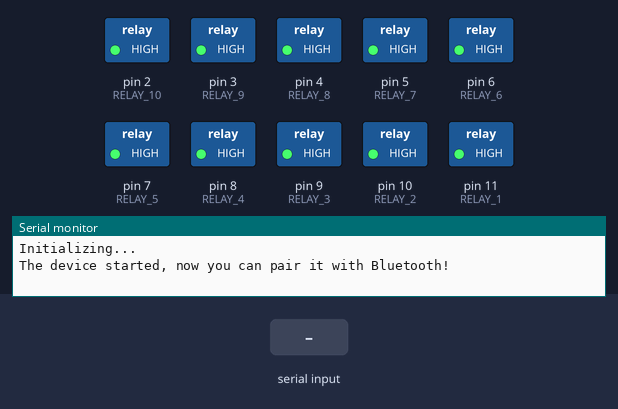
Bench run of a sketch on a simulated Arduino Uno, built with avr-gcc and run on an emulated ATmega328P. Shown: switched loads named in the sketch (green lamp = pin HIGH), the last lines printed to the serial monitor. The test bench sets the inputs (shaded band).

Above: at 1.2 s.
1.3 s: "A\n" received over the second serial link
At 2.2 s:
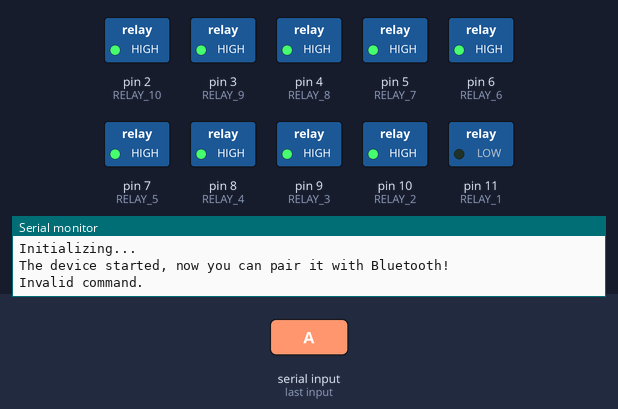
2.8 s: "B\n" received over the second serial link
At 3.4 s:
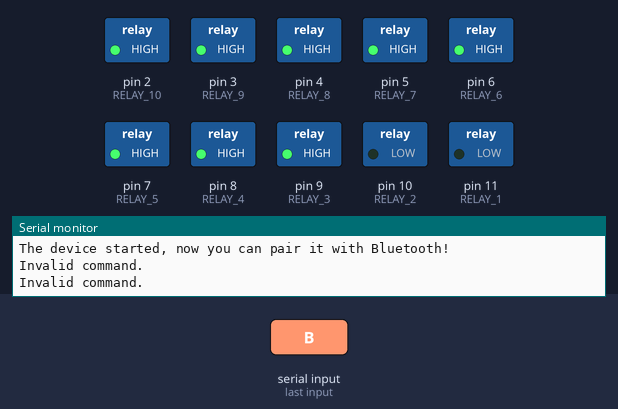
4.3 s: "a\n" received over the second serial link
At 5.5 s:
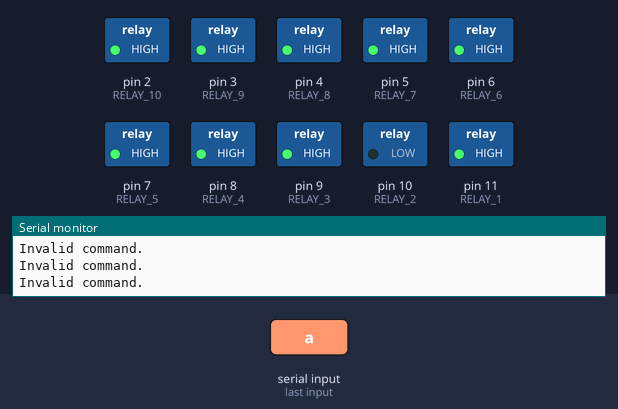
5.8 s: "C\n" received over the second serial link
At 6.8 s:
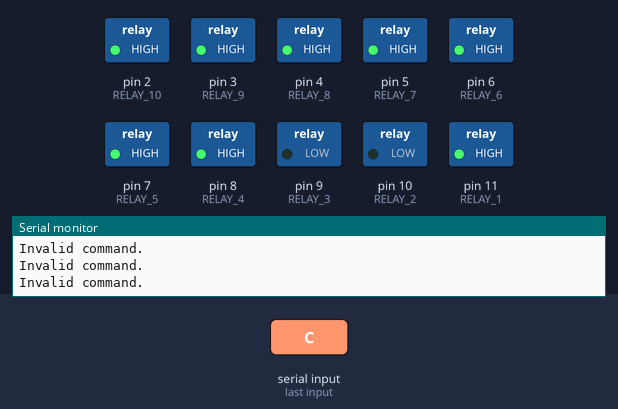
7.3 s: "b\n" received over the second serial link
At 8.0 s:
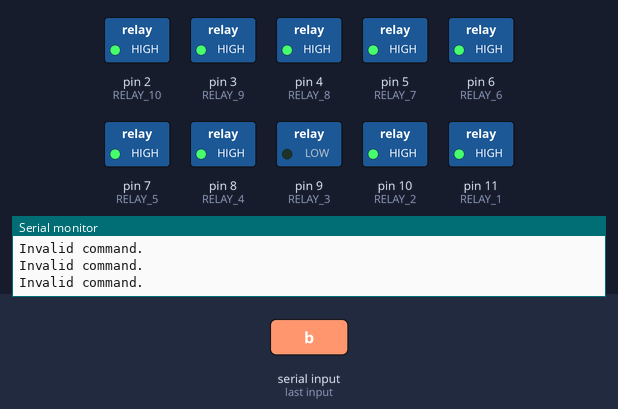
8.8 s: "D\n" received over the second serial link
At 9.1 s:
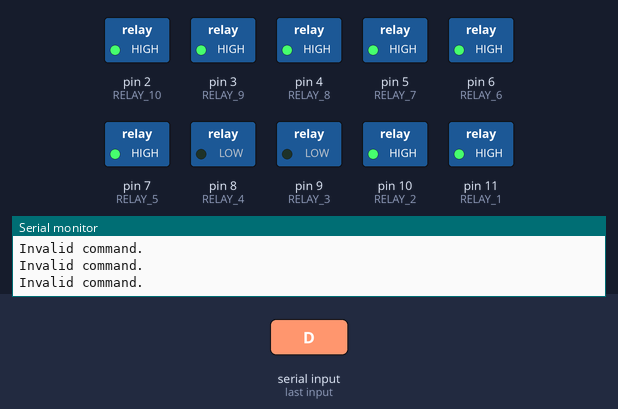
Timing chart, 0 to 11.3 s (numbered marks = the images above; inputs shaded):
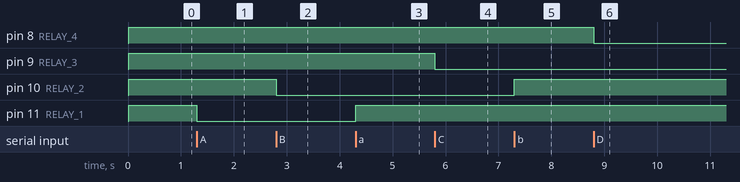

Measured:
- after the input at 1.3 s, pin 11 (RELAY_1): HIGH → LOW at once
- after the input at 2.8 s, pin 10 (RELAY_2): HIGH → LOW at once
- after the input at 4.3 s, pin 11 (RELAY_1): LOW → HIGH at once
- after the input at 5.8 s, pin 9 (RELAY_3): HIGH → LOW at once
- after the input at 7.3 s, pin 10 (RELAY_2): LOW → HIGH at once
- after the input at 8.8 s, pin 8 (RELAY_4): HIGH → LOW at once

The sketch:

Bluetooth_10_Relay_Control.ino
```cpp
#include <SoftwareSerial.h>

#define RELAY_1 11
#define RELAY_2 10
#define RELAY_3 9
#define RELAY_4 8
#define RELAY_5 7
#define RELAY_6 6
#define RELAY_7 5
#define RELAY_8 4
#define RELAY_9 3
#define RELAY_10 2

SoftwareSerial mySerial(12, 13);

void setup() {
  Serial.begin(9600);
  mySerial.begin(9600);
  Serial.println("Initializing...");
  Serial.println("The device started, now you can pair it with Bluetooth!");

  pinMode(RELAY_1, OUTPUT);
  pinMode(RELAY_2, OUTPUT);
  pinMode(RELAY_3, OUTPUT);
  pinMode(RELAY_4, OUTPUT);
  pinMode(RELAY_5, OUTPUT);
  pinMode(RELAY_6, OUTPUT);
  pinMode(RELAY_7, OUTPUT);
  pinMode(RELAY_8, OUTPUT);
  pinMode(RELAY_9, OUTPUT);
  pinMode(RELAY_10, OUTPUT);

  digitalWrite(RELAY_1, HIGH);
  digitalWrite(RELAY_2, HIGH);
  digitalWrite(RELAY_3, HIGH);
  digitalWrite(RELAY_4, HIGH);
  digitalWrite(RELAY_5, HIGH);
  digitalWrite(RELAY_6, HIGH);
  digitalWrite(RELAY_7, HIGH);
  digitalWrite(RELAY_8, HIGH);
  digitalWrite(RELAY_9, HIGH);
  digitalWrite(RELAY_10, HIGH);
}

void loop() {
  if (mySerial.available()) {
    String command = mySerial.readStringUntil('\n');
    command.trim();


    if (command.equals("A")) {
      digitalWrite(RELAY_1, LOW);
    } else if (command.equals("a")) {
      digitalWrite(RELAY_1, HIGH);
    }

    if (command.equals("B")) {
      digitalWrite(RELAY_2, LOW);
    } else if (command.equals("b")) {
      digitalWrite(RELAY_2, HIGH);
    }

    if (command.equals("C")) {
      digitalWrite(RELAY_3, LOW);
    } else if (command.equals("c")) {
      digitalWrite(RELAY_3, HIGH);
    }

    if (command.equals("D")) {
      digitalWrite(RELAY_4, LOW);
    } else if (command.equals("d")) {
      digitalWrite(RELAY_4, HIGH);
    }

    if (command.equals("E")) {
      digitalWrite(RELAY_5, LOW);
    } else if (command.equals("e")) {
      digitalWrite(RELAY_5, HIGH);
    }

    if (command.equals("F")) {
      digitalWrite(RELAY_6, LOW);
    } else if (command.equals("f")) {
      digitalWrite(RELAY_6, HIGH);
    }

    if (command.equals("G")) {
      digitalWrite(RELAY_7, LOW);
    } else if (command.equals("g")) {
      digitalWrite(RELAY_7, HIGH);
    }

    if (command.equals("H")) {
      digitalWrite(RELAY_8, LOW);
    } else if (command.equals("h")) {
      digitalWrite(RELAY_8, HIGH);
    }

    if (command.equals("I")) {
      digitalWrite(RELAY_9, LOW);
    } else if (command.equals("i")) {
      digitalWrite(RELAY_9, HIGH);
    }

    if (command.equals("J")) {
      digitalWrite(RELAY_10, LOW);
    } else if (command.equals("j")) {
      digitalWrite(RELAY_10, HIGH);
    }

    if (command.equals("K")) {
      digitalWrite(RELAY_1, LOW);
      digitalWrite(RELAY_2, LOW);
      digitalWrite(RELAY_3, LOW);
      digitalWrite(RELAY_4, LOW);
      digitalWrite(RELAY_5, LOW);
    } else if (command.equals("k")) {
      digitalWrite(RELAY_1, HIGH);
      digitalWrite(RELAY_2, HIGH);
      digitalWrite(RELAY_3, HIGH);
      digitalWrite(RELAY_4, HIGH);
      digitalWrite(RELAY_5, HIGH);
    }

    if (command.equals("L")) {
      digitalWrite(RELAY_6, LOW);
      digitalWrite(RELAY_7, LOW);
      digitalWrite(RELAY_8, LOW);
      digitalWrite(RELAY_9, LOW);
      digitalWrite(RELAY_10, LOW);
    } else if (command.equals("l")) {
      digitalWrite(RELAY_6, HIGH);
      digitalWrite(RELAY_7, HIGH);
      digitalWrite(RELAY_8, HIGH);
      digitalWrite(RELAY_9, HIGH);
      digitalWrite(RELAY_10, HIGH);
    } else {
      Serial.println("Invalid command.");
    }
  }
}
```
